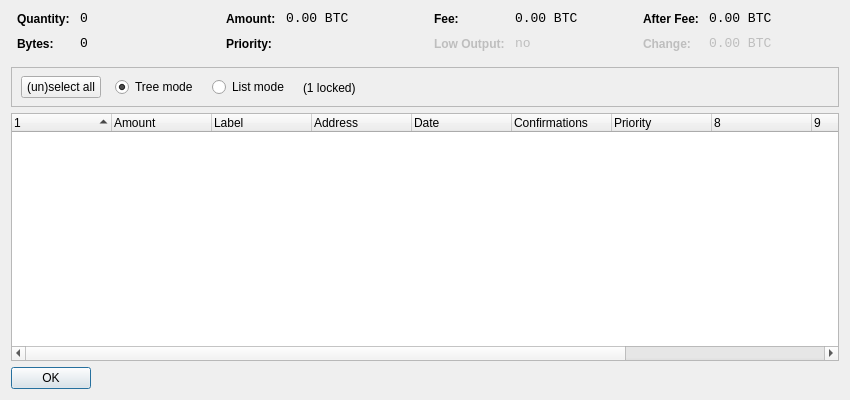
<?xml version="1.0" encoding="UTF-8"?>
<ui version="4.0">
 <class>CoinControlDialog</class>
 <widget class="QDialog" name="CoinControlDialog">
  <property name="geometry">
   <rect>
    <x>0</x>
    <y>0</y>
    <width>850</width>
    <height>400</height>
   </rect>
  </property>
  <property name="windowTitle">
   <string>Coin Control</string>
  </property>
  <layout class="QVBoxLayout" name="verticalLayout">
   <item>
    <layout class="QHBoxLayout" name="horizontalLayoutTop" stretch="0,0,0,0">
     <property name="topMargin">
      <number>0</number>
     </property>
     <property name="bottomMargin">
      <number>10</number>
     </property>
     <item>
      <layout class="QFormLayout" name="formLayoutCoinControl1">
       <property name="horizontalSpacing">
        <number>10</number>
       </property>
       <property name="verticalSpacing">
        <number>10</number>
       </property>
       <property name="leftMargin">
        <number>6</number>
       </property>
       <property name="rightMargin">
        <number>6</number>
       </property>
       <item row="0" column="0">
        <widget class="QLabel" name="labelCoinControlQuantityText">
         <property name="styleSheet">
          <string notr="true">font-weight:bold;</string>
         </property>
         <property name="text">
          <string>Quantity:</string>
         </property>
        </widget>
       </item>
       <item row="0" column="1">
        <widget class="QLabel" name="labelCoinControlQuantity">
         <property name="font">
          <font>
           <family>Monospace</family>
           <pointsize>10</pointsize>
          </font>
         </property>
         <property name="cursor">
          <cursorShape>IBeamCursor</cursorShape>
         </property>
         <property name="contextMenuPolicy">
          <enum>Qt::ActionsContextMenu</enum>
         </property>
         <property name="text">
          <string notr="true">0</string>
         </property>
         <property name="textInteractionFlags">
          <set>Qt::LinksAccessibleByMouse|Qt::TextSelectableByKeyboard|Qt::TextSelectableByMouse</set>
         </property>
        </widget>
       </item>
       <item row="1" column="0">
        <widget class="QLabel" name="labelCoinControlBytesText">
         <property name="styleSheet">
          <string notr="true">font-weight:bold;</string>
         </property>
         <property name="text">
          <string>Bytes:</string>
         </property>
        </widget>
       </item>
       <item row="1" column="1">
        <widget class="QLabel" name="labelCoinControlBytes">
         <property name="font">
          <font>
           <family>Monospace</family>
           <pointsize>10</pointsize>
          </font>
         </property>
         <property name="cursor">
          <cursorShape>IBeamCursor</cursorShape>
         </property>
         <property name="contextMenuPolicy">
          <enum>Qt::ActionsContextMenu</enum>
         </property>
         <property name="text">
          <string notr="true">0</string>
         </property>
         <property name="textInteractionFlags">
          <set>Qt::LinksAccessibleByMouse|Qt::TextSelectableByKeyboard|Qt::TextSelectableByMouse</set>
         </property>
        </widget>
       </item>
      </layout>
     </item>
     <item>
      <layout class="QFormLayout" name="formLayoutCoinControl2">
       <property name="horizontalSpacing">
        <number>10</number>
       </property>
       <property name="verticalSpacing">
        <number>10</number>
       </property>
       <property name="leftMargin">
        <number>6</number>
       </property>
       <property name="rightMargin">
        <number>6</number>
       </property>
       <item row="0" column="0">
        <widget class="QLabel" name="labelCoinControlAmountText">
         <property name="styleSheet">
          <string notr="true">font-weight:bold;</string>
         </property>
         <property name="text">
          <string>Amount:</string>
         </property>
        </widget>
       </item>
       <item row="0" column="1">
        <widget class="QLabel" name="labelCoinControlAmount">
         <property name="font">
          <font>
           <family>Monospace</family>
           <pointsize>10</pointsize>
          </font>
         </property>
         <property name="cursor">
          <cursorShape>IBeamCursor</cursorShape>
         </property>
         <property name="contextMenuPolicy">
          <enum>Qt::ActionsContextMenu</enum>
         </property>
         <property name="text">
          <string notr="true">0.00 BTC</string>
         </property>
         <property name="textInteractionFlags">
          <set>Qt::LinksAccessibleByMouse|Qt::TextSelectableByKeyboard|Qt::TextSelectableByMouse</set>
         </property>
        </widget>
       </item>
       <item row="1" column="0">
        <widget class="QLabel" name="labelCoinControlPriorityText">
         <property name="styleSheet">
          <string notr="true">font-weight:bold;</string>
         </property>
         <property name="text">
          <string>Priority:</string>
         </property>
        </widget>
       </item>
       <item row="1" column="1">
        <widget class="QLabel" name="labelCoinControlPriority">
         <property name="font">
          <font>
           <family>Monospace</family>
           <pointsize>10</pointsize>
          </font>
         </property>
         <property name="cursor">
          <cursorShape>IBeamCursor</cursorShape>
         </property>
         <property name="contextMenuPolicy">
          <enum>Qt::ActionsContextMenu</enum>
         </property>
         <property name="text">
          <string/>
         </property>
         <property name="textInteractionFlags">
          <set>Qt::LinksAccessibleByMouse|Qt::TextSelectableByKeyboard|Qt::TextSelectableByMouse</set>
         </property>
        </widget>
       </item>
      </layout>
     </item>
     <item>
      <layout class="QFormLayout" name="formLayoutCoinControl3">
       <property name="horizontalSpacing">
        <number>10</number>
       </property>
       <property name="verticalSpacing">
        <number>10</number>
       </property>
       <property name="leftMargin">
        <number>6</number>
       </property>
       <property name="rightMargin">
        <number>6</number>
       </property>
       <item row="0" column="0">
        <widget class="QLabel" name="labelCoinControlFeeText">
         <property name="styleSheet">
          <string notr="true">font-weight:bold;</string>
         </property>
         <property name="text">
          <string>Fee:</string>
         </property>
        </widget>
       </item>
       <item row="0" column="1">
        <widget class="QLabel" name="labelCoinControlFee">
         <property name="font">
          <font>
           <family>Monospace</family>
           <pointsize>10</pointsize>
          </font>
         </property>
         <property name="cursor">
          <cursorShape>IBeamCursor</cursorShape>
         </property>
         <property name="contextMenuPolicy">
          <enum>Qt::ActionsContextMenu</enum>
         </property>
         <property name="text">
          <string notr="true">0.00 BTC</string>
         </property>
         <property name="textInteractionFlags">
          <set>Qt::LinksAccessibleByMouse|Qt::TextSelectableByKeyboard|Qt::TextSelectableByMouse</set>
         </property>
        </widget>
       </item>
       <item row="1" column="0">
        <widget class="QLabel" name="labelCoinControlLowOutputText">
         <property name="enabled">
          <bool>false</bool>
         </property>
         <property name="styleSheet">
          <string notr="true">font-weight:bold;</string>
         </property>
         <property name="text">
          <string>Low Output:</string>
         </property>
        </widget>
       </item>
       <item row="1" column="1">
        <widget class="QLabel" name="labelCoinControlLowOutput">
         <property name="enabled">
          <bool>false</bool>
         </property>
         <property name="font">
          <font>
           <family>Monospace</family>
           <pointsize>10</pointsize>
          </font>
         </property>
         <property name="cursor">
          <cursorShape>IBeamCursor</cursorShape>
         </property>
         <property name="contextMenuPolicy">
          <enum>Qt::ActionsContextMenu</enum>
         </property>
         <property name="text">
          <string>no</string>
         </property>
         <property name="textInteractionFlags">
          <set>Qt::LinksAccessibleByMouse|Qt::TextSelectableByKeyboard|Qt::TextSelectableByMouse</set>
         </property>
        </widget>
       </item>
      </layout>
     </item>
     <item>
      <layout class="QFormLayout" name="formLayoutCoinControl4">
       <property name="horizontalSpacing">
        <number>10</number>
       </property>
       <property name="verticalSpacing">
        <number>10</number>
       </property>
       <property name="leftMargin">
        <number>6</number>
       </property>
       <property name="rightMargin">
        <number>6</number>
       </property>
       <item row="0" column="0">
        <widget class="QLabel" name="labelCoinControlAfterFeeText">
         <property name="styleSheet">
          <string notr="true">font-weight:bold;</string>
         </property>
         <property name="text">
          <string>After Fee:</string>
         </property>
        </widget>
       </item>
       <item row="0" column="1">
        <widget class="QLabel" name="labelCoinControlAfterFee">
         <property name="font">
          <font>
           <family>Monospace</family>
           <pointsize>10</pointsize>
          </font>
         </property>
         <property name="cursor">
          <cursorShape>IBeamCursor</cursorShape>
         </property>
         <property name="contextMenuPolicy">
          <enum>Qt::ActionsContextMenu</enum>
         </property>
         <property name="text">
          <string notr="true">0.00 BTC</string>
         </property>
         <property name="textInteractionFlags">
          <set>Qt::LinksAccessibleByMouse|Qt::TextSelectableByKeyboard|Qt::TextSelectableByMouse</set>
         </property>
        </widget>
       </item>
       <item row="1" column="0">
        <widget class="QLabel" name="labelCoinControlChangeText">
         <property name="enabled">
          <bool>false</bool>
         </property>
         <property name="styleSheet">
          <string notr="true">font-weight:bold;</string>
         </property>
         <property name="text">
          <string>Change:</string>
         </property>
        </widget>
       </item>
       <item row="1" column="1">
        <widget class="QLabel" name="labelCoinControlChange">
         <property name="enabled">
          <bool>false</bool>
         </property>
         <property name="font">
          <font>
           <family>Monospace</family>
           <pointsize>10</pointsize>
          </font>
         </property>
         <property name="cursor">
          <cursorShape>IBeamCursor</cursorShape>
         </property>
         <property name="contextMenuPolicy">
          <enum>Qt::ActionsContextMenu</enum>
         </property>
         <property name="text">
          <string notr="true">0.00 BTC</string>
         </property>
         <property name="textInteractionFlags">
          <set>Qt::LinksAccessibleByMouse|Qt::TextSelectableByKeyboard|Qt::TextSelectableByMouse</set>
         </property>
        </widget>
       </item>
      </layout>
     </item>
    </layout>
   </item>
   <item>
    <widget class="QFrame" name="frame">
     <property name="minimumSize">
      <size>
       <width>0</width>
       <height>40</height>
      </size>
     </property>
     <property name="frameShape">
      <enum>QFrame::StyledPanel</enum>
     </property>
     <property name="frameShadow">
      <enum>QFrame::Sunken</enum>
     </property>
     <widget class="QWidget" name="horizontalLayoutWidget">
      <property name="geometry">
       <rect>
        <x>10</x>
        <y>0</y>
        <width>781</width>
        <height>41</height>
       </rect>
      </property>
      <layout class="QHBoxLayout" name="horizontalLayoutPanel" stretch="0,0,0,0,0">
       <property name="spacing">
        <number>14</number>
       </property>
       <item>
        <widget class="QPushButton" name="pushButtonSelectAll">
         <property name="sizePolicy">
          <sizepolicy hsizetype="Maximum" vsizetype="Fixed">
           <horstretch>0</horstretch>
           <verstretch>0</verstretch>
          </sizepolicy>
         </property>
         <property name="text">
          <string>(un)select all</string>
         </property>
        </widget>
       </item>
       <item>
        <widget class="QRadioButton" name="radioTreeMode">
         <property name="sizePolicy">
          <sizepolicy hsizetype="Maximum" vsizetype="Fixed">
           <horstretch>0</horstretch>
           <verstretch>0</verstretch>
          </sizepolicy>
         </property>
         <property name="text">
          <string>Tree mode</string>
         </property>
         <property name="checked">
          <bool>true</bool>
         </property>
        </widget>
       </item>
       <item>
        <widget class="QRadioButton" name="radioListMode">
         <property name="sizePolicy">
          <sizepolicy hsizetype="Maximum" vsizetype="Fixed">
           <horstretch>0</horstretch>
           <verstretch>0</verstretch>
          </sizepolicy>
         </property>
         <property name="text">
          <string>List mode</string>
         </property>
        </widget>
       </item>
       <item>
        <widget class="QLabel" name="labelLocked">
         <property name="text">
          <string>(1 locked)</string>
         </property>
        </widget>
       </item>
       <item>
        <spacer name="horizontalSpacer">
         <property name="orientation">
          <enum>Qt::Horizontal</enum>
         </property>
         <property name="sizeHint" stdset="0">
          <size>
           <width>40</width>
           <height>20</height>
          </size>
         </property>
        </spacer>
       </item>
      </layout>
     </widget>
    </widget>
   </item>
   <item>
    <widget class="CoinControlTreeWidget" name="treeWidget">
     <property name="contextMenuPolicy">
      <enum>Qt::CustomContextMenu</enum>
     </property>
     <property name="sortingEnabled">
      <bool>false</bool>
     </property>
     <property name="columnCount">
      <number>11</number>
     </property>
     <attribute name="headerShowSortIndicator" stdset="0">
      <bool>true</bool>
     </attribute>
     <attribute name="headerStretchLastSection">
      <bool>false</bool>
     </attribute>
     <column>
      <property name="text">
       <string/>
      </property>
     </column>
     <column>
      <property name="text">
       <string>Amount</string>
      </property>
     </column>
     <column>
      <property name="text">
       <string notr="true">Label</string>
      </property>
     </column>
     <column>
      <property name="text">
       <string>Address</string>
      </property>
     </column>
     <column>
      <property name="text">
       <string>Date</string>
      </property>
     </column>
     <column>
      <property name="text">
       <string>Confirmations</string>
      </property>
      <property name="toolTip">
       <string>Confirmed</string>
      </property>
     </column>
     <column>
      <property name="text">
       <string>Priority</string>
      </property>
     </column>
     <column>
      <property name="text">
       <string/>
      </property>
     </column>
     <column>
      <property name="text">
       <string/>
      </property>
     </column>
     <column>
      <property name="text">
       <string/>
      </property>
     </column>
     <column>
      <property name="text">
       <string/>
      </property>
     </column>
    </widget>
   </item>
   <item>
    <widget class="QDialogButtonBox" name="buttonBox">
     <property name="sizePolicy">
      <sizepolicy hsizetype="Maximum" vsizetype="Fixed">
       <horstretch>0</horstretch>
       <verstretch>0</verstretch>
      </sizepolicy>
     </property>
     <property name="orientation">
      <enum>Qt::Horizontal</enum>
     </property>
     <property name="standardButtons">
      <set>QDialogButtonBox::Ok</set>
     </property>
    </widget>
   </item>
  </layout>
 </widget>
 <customwidgets>
  <customwidget>
   <class>CoinControlTreeWidget</class>
   <extends>QTreeWidget</extends>
   <header>coincontroltreewidget.h</header>
  </customwidget>
 </customwidgets>
 <resources/>
 <connections/>
</ui>
